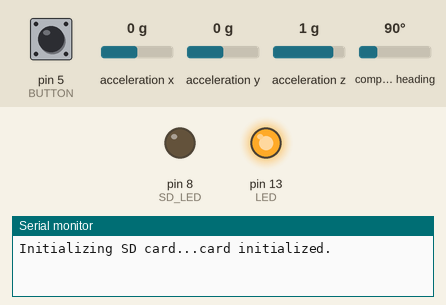
A sketch run on a simulated Arduino Mega 2560, built with avr-gcc and run on an emulated ATmega2560. Parts: output pins drawn as LEDs (lit = HIGH), the last lines printed to the serial monitor. Dashed ring = blinking. The test bench sets the inputs (shaded band); at power-on: pin 5 (BUTTON) HIGH, acceleration x 0 g, acceleration y 0 g, acceleration z 1 g, compass heading 90°. Storage starts empty.

Above: at 2.3 s.
2.4 s: pin 5 (BUTTON) pulled LOW for 0.15 s
4.0 s: pin 5 (BUTTON) pulled LOW for 1 s
At 6.9 s:
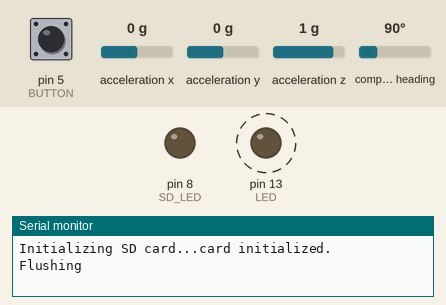
7.0 s: pin 5 (BUTTON) pulled LOW for 3.2 s
At 8.0 s:
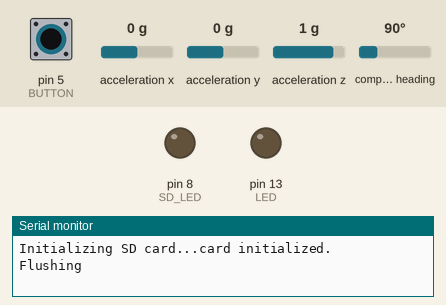
Timing chart, 0 to 10.0 s (numbered marks = the images above; inputs shaded):
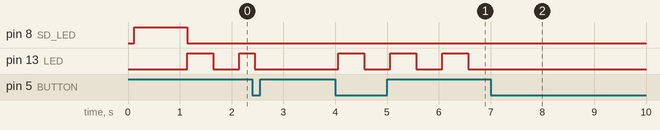

The sketch:

gps_accel_logging.ino
```cpp
//Create a datalogger using Adafruit Ultimate GPS and Adafruit BNO055 IMU

//GPS Setup

//Define GPS hardware serial
#define GPSSerial Serial1

//Accelerometer Libraries and Setup

#include <Wire.h>
#include <Adafruit_Sensor.h>
#include <Adafruit_BNO055.h>
#include <utility/imumaths.h>
// Check I2C device address and correct line below (by default address is 0x29 or 0x28)
//                                   id, address
Adafruit_BNO055 bno = Adafruit_BNO055(-1, 0x28);

//Set delay between samples
#define BNO055_SAMPLERATE_DELAY_MS (10)

//SD Libraries and Setup

#include <SPI.h>
#include <SD.h>
File logfile; //declare logging file name
unsigned long current_time = millis(); // maintain time for timer
const int BUFF_MAX = 85; //maximum length of GPS serial buffer
char inBuffer[BUFF_MAX];    // buffer used to read NMEA lines from GPS
int sizeBuffer = 0;        // counter of how many chars per line

//LED Setup

#define LED 13 //Red LED #13
#define SD_LED 8 //Green LED #8

//Button Setup

#define BUTTON 5
int buttonState;
int lastButtonState = LOW;
unsigned long lastDebounceTime = 0;  // the last time the output pin was toggled
unsigned long debounceDelay = 50;    // the debounce time
int pause_flag = true; //keep track if pause is triggered
int isPaused = true; //keep track if currently puased
int pause_msg = true; //keep track if puase message has been printed (also keeps track if in first iteration of pause loop)
int redLedState = LOW;
unsigned long ledPreviousMillis = 0; //Keep track of led timer

void setup()
{
  //LED initialization

  pinMode(LED, OUTPUT); // Red LED #13
  pinMode(SD_LED, OUTPUT); //Green LED #8

  //Button Setup

  pinMode(BUTTON, INPUT_PULLUP);
  pinMode(LED, OUTPUT);

  //Serial Initialization
  Serial.begin(115200);

  //GPS Initiallizatoin
  initialize_GPS();

  //Accelerometer Initialization
  initialize_accel();

  // SD Card Initialization
  initialize_SD();
}

void loop() {
  //Check if pause button has been pushed

  isPaused = check_button();

  //If button has been pushed, enter pause loop

  if (isPaused == true) {
    pause();
  }

  // If not paused, record GPS and accelerometer readings

  else {

    //If first time after being puased (pause_msg flag not yet reset), then clear GPS buffer of old data

    if (pause_msg == true) {

      //Clear pause LED if still on
      digitalWrite(LED, LOW);

      //Read old GPS data
      while (Serial1.available() > 0) {
        sizeBuffer = Serial1.readBytesUntil('\n', inBuffer, BUFF_MAX);
      }

      memset(inBuffer, 0, sizeof(inBuffer)); //Clear old GPS data
      logfile.println(F("Start")); //Write Start message to file
      pause_msg = false; //clear pause_msg flag
    }

    //Handle GPS
    record_GPS();

    //Handle Accelerometer
    record_accel();

    //Every 30 seconds, flush SD buffer

    if (millis() - current_time > 30000) {
      digitalWrite(SD_LED, HIGH); //Flash SD LED
      logfile.flush();
      Serial.println(F("Flushing"));
      current_time = millis();
    }

    //Otherwise delay before querying accelerometer again

    else {
      digitalWrite(SD_LED, LOW);
      delay(BNO055_SAMPLERATE_DELAY_MS);
    }
  }
}


int check_button() {
  // read the state of the switch into a local variable:

  int reading = digitalRead(BUTTON);

  // If the switch changed, due to noise or pressing:

  if (reading != lastButtonState) {
    // reset the debouncing timer
    lastDebounceTime = millis();
  }
  if ((millis() - lastDebounceTime) > debounceDelay) {
    // State has changed long enough to not be noise

    // if the button state has changed:
    if (reading != buttonState) {
      buttonState = reading;

      // only toggle the flag if the new button state is LOW
      if (buttonState == LOW) {
        pause_flag = !pause_flag;

      }
    }
  }

  // save the reading. Next time through the loop, it'll be the lastButtonState:
  lastButtonState = reading;
  return (pause_flag);
}

void initialize_GPS() {
  //GPS Initialization
  // 9600 NMEA is the default baud rate for Adafruit MTK GPS's- some use 4800
  GPSSerial.begin(9600);
  delay(100);

  // Set which NMEA sentences to send
  //GPSSerial.println(F("$PMTK314,0,1,0,1,0,0,0,0,0,0,0,0,0,0,0,0,0,0,0*28")); // Uncomment to turn on GPRMC and GPGGA
  GPSSerial.println(F("$PMTK314,0,1,0,0,0,0,0,0,0,0,0,0,0,0,0,0,0,0,0*29")); // Uncomment to turn on only the GPRMC sentence

  //Set GPS update rate in milliseconds
  GPSSerial.println(F("$PMTK220,1000*2F")); //(Change the value between comma ',' and asterix '*' -> (,100*))

  // Prevent antenna messages from sending
  GPSSerial.println("$PGCMD,33,0*6D");

}

void initialize_accel() {
  if (!bno.begin())
  {
    // There was a problem detecting the BNO055 ... check your connections
    Serial.println(F("BNO055 not detected"));
    while (1) {
      digitalWrite(LED, LOW);
      delay(100);
      digitalWrite(LED, HIGH);
      delay(100);
    }
  }
  bno.setExtCrystalUse(true);
}

void initialize_SD() {
  digitalWrite(SD_LED, HIGH);
  Serial.print(F("Initializing SD card..."));

  // see if the card is present and can be initialized:
  const int chipSelect = 4;
  if (!SD.begin(chipSelect)) {
    Serial.println(F("Card failed, or not present"));
    // don't do anything more:
    while (1) {
      digitalWrite(SD_LED, HIGH);
      delay(100);
      digitalWrite(SD_LED, LOW);
      delay(100);
    }
  }

  Serial.println(F("card initialized."));
  logfile = SD.open("logfile.txt", FILE_WRITE);
  delay(1000);
  digitalWrite(SD_LED, LOW);

}

void flash_led(int led_pin, const long led_interval) {
  int ledState = digitalRead(led_pin);
  unsigned long ledCurrentMillis = millis();
  if (ledCurrentMillis - ledPreviousMillis >= led_interval) {
    ledPreviousMillis = ledCurrentMillis;
    ledState = !ledState;
    //Serial.println(ledState);
    digitalWrite(led_pin, ledState);
  }
}

void record_GPS() {
  //If serial data is available, read and record GPS
  while (Serial1.available() > 0) {// if serial data available from GPS
    sizeBuffer = Serial1.readBytesUntil('\n', inBuffer, BUFF_MAX);  // read one NMEA line from GPS until end of line

    if (logfile) {
      logfile.write(inBuffer, sizeBuffer);  // write GPS NMEA output to Serial
      logfile.print(F("\r\n"));

    }
  }
}

void record_accel() {
  //Read acclerometer data
  imu::Vector<3> acc = bno.getVector(Adafruit_BNO055::VECTOR_LINEARACCEL);

  //Record acclerometer data
  if (logfile) {

    logfile.print(acc.x());    // write Accelerometer (X) to Serial
    logfile.print(F(" , "));
    logfile.print(acc.y());    // write Accelerometer (Y) to Serial
    logfile.print(F(" , "));
    logfile.print(acc.z());    // write Accelerometer (Z) to Serial
    //logfile.print(F(" , "));
    logfile.print(F("\r\n"));

  }
}

void pause() {
  //If first time through iteration (pause message has not yet been printed), flush SD and write message
  if (pause_msg == false) {

    logfile.println(F("*Paused*")); //Print pause message to file
    digitalWrite(SD_LED, HIGH); //Flash SD LED
    logfile.flush(); // Flush SD buffer
    pause_msg = true; //Indicate msg has been printed, finished first pause loop iteration
    Serial.println(F("Flushing"));
    digitalWrite(SD_LED, LOW);

  }

  //If not on first pause loop iteration, flash red LED
  else {
    flash_led(LED, 500);
  }
}
```

Measured:
- after the input at 4.0 s, pin 13 (LED): alternates HIGH for 0.50 s and LOW for 0.50 s, starting after 0.06 s
- after the input at 7.0 s, pin 13 (LED): stops changing and stays LOW
